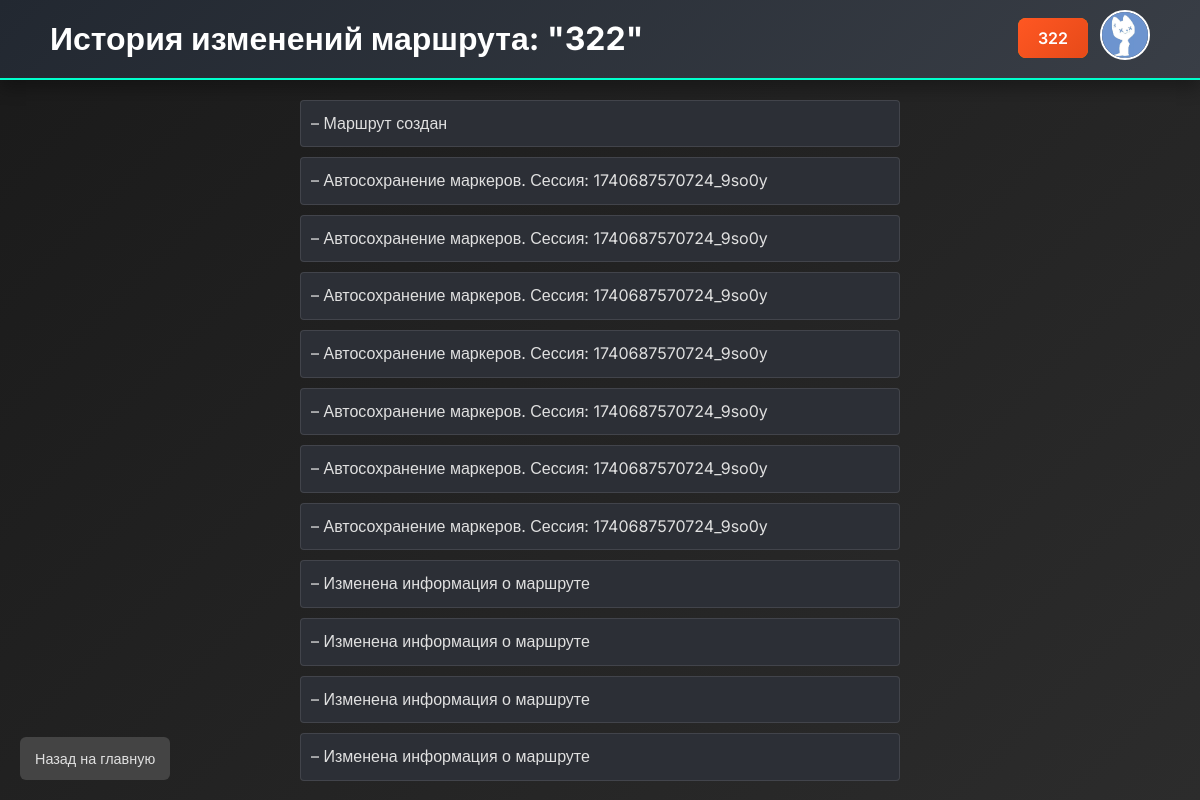
Screenshot of /route/2/history (signed in) with the database file from the repository.
### app.py (models this page shows, shortened)
class Route(db.Model):
    __tablename__ = 'route'
    id = db.Column(db.Integer, primary_key=True)
    title = db.Column(db.String(100), nullable=False)
    description = db.Column(db.Text)
    is_private = db.Column(db.Boolean, default=False)
    moderated = db.Column(db.Boolean, default=False)
    user_id = db.Column(db.Integer, db.ForeignKey('user.id'))
    photos = db.relationship('Photo', backref='route', lazy=True)
    comments = db.relationship('Comment', backref='route', lazy=True)
    changes = db.relationship('ChangeHistory', backref='route', lazy=True)
    landmarks = db.relationship('Landmark', backref='route', lazy=True)
    points = db.Column(db.Text, nullable=True)
    allMarkers = db.Column(db.Text, nullable=True)
    ratings = db.relationship('Rating', backref='route', lazy='dynamic')

class User(db.Model, UserMixin):
    id = db.Column(db.Integer, primary_key=True)
    username = db.Column(db.String(50), unique=True, nullable=False)
    password = db.Column(db.String(200), nullable=False)
    avatar_url = db.Column(db.String(300))
    is_moderator = db.Column(db.Boolean, default=False)

class ChangeHistory(db.Model):
    id = db.Column(db.Integer, primary_key=True)
    change_desc = db.Column(db.Text)
    route_id = db.Column(db.Integer, db.ForeignKey('route.id'))
    session = db.Column(db.String(100), nullable=True)

### app.py (the view)
@app.route('/route/<int:route_id>/history')
@login_required
def route_history(route_id):
    route = Route.query.get_or_404(route_id)
    if route.user_id != current_user.id:
        flash("У вас нет доступа к просмотру истории этого маршрута")
        return redirect(url_for('index'))
    histories = route.changes
    return render_template('history.html', route=route, histories=histories)

### app.py (called while the page is built)
@login_manager.user_loader
def load_user(user_id):
    return User.query.get(int(user_id))

### templates/history.html (shortened to what this page needs)
<!DOCTYPE html>
<html lang="ru">
<head>
  <link rel="stylesheet" href="{{ url_for('static', filename='css/styles.css') }}">
</head>
<body>
  <header>
    <div class="header-container">
      <div class="site-title">
        <h1>История изменений маршрута: "{{ route.title }}"</h1>
      </div>
      <div class="user-actions">
        {% if current_user.is_authenticated %}
          <div class="user-info">
            <div class="user-details">
              <a class="profile-link" href="{{ url_for('user_profile', user_id=current_user.id) }}">{{ current_user.username }}</a>
            </div>
            <div class="avatar">
              {% if current_user.avatar_url %}
                <img src="{{ current_user.avatar_url }}" alt="Аватар">
              {% else %}
                <img src="{{ url_for('static', filename='images/default-avatar.png') }}" alt="Аватар">
              {% endif %}
            </div>
          </div>
        {% else %}
          <a class="login-btn" href="{{ url_for('login') }}">Войти</a>
        {% endif %}
      </div>
    </div>
  </header>
  {% if histories %}
  <ul class="history-list">
    {% for history in histories %}
      <li>– {{ history.change_desc }}</li>
    {% endfor %}
  </ul>
{% else %}
  <p>История изменений отсутствует.</p>
{% endif %}
  <a class="back btn" href="{{ url_for('index') }}">Назад на главную</a>
</body>
</html>

### static/css/styles.css (style rules this page uses)
* { margin: 0; padding: 0; box-sizing: border-box; }
body { font-family: 'Inter', sans-serif; background: linear-gradient(135deg, #1a1a1a, #2c2c2c); color: #e0e0e0; line-height: 1.6; }
header { background: linear-gradient(135deg, #222831, #393e46); color: #fff; padding: 10px 0 10px 0; box-shadow: 0 8px 16px rgba(0, 0, 0, 0.3); border-bottom: 2px solid #00ffcc; }
.user-info { display: flex; justify-content: flex-start; align-items: center; gap: 12px; }
.header-container { display: flex; justify-content: space-between; align-items: center; max-width: 1100px; margin: 0 auto; }
.site-title { display: flex; justify-content: flex-start; align-items: center; gap: 12px; }
.create-route-btn, .profile-link, .login-btn { background: linear-gradient(135deg, #ff5722, #e64a19); color: #fff; padding: 10px 20px; border-radius: 8px; text-decoration: none; font-weight: 600; transition: background 0.3s, transform 0.3s, box-shadow 0.3s; }
.profile-link, .login-btn { background-color: #ff8c00; color: #fff; padding: 10px 20px; border-radius: 8px; text-decoration: none; font-weight: 600; transition: background-color 0.2s, transform 0.2s, box-shadow 0.2s; }
.avatar img { width: 50px; height: 50px; border-radius: 50%; object-fit: cover; border: 2px solid #fff; transition: transform 0.2s; }
.btn { display: inline-block; background-color: #228b22; color: #fff; border: none; padding: 8px 12px; border-radius: 8px; margin: 5px; cursor: pointer; font-size: 0.9em; transition: background-color 0.2s, transform 0.2s, box-shadow 0.2s; }
.back.btn { position: fixed; bottom: 15px; left: 15px; background: #444; color: #e0e0e0; padding: 10px 15px; border-radius: 6px; font-size: 0.9em; text-decoration: none; z-index: 1000; transition: background 0.2s, transform 0.2s; }
.history-list { margin: 20px auto; max-width: 600px; padding: 0; list-style: none; }
.history-list li { background: #2c2f36; padding: 10px; margin-bottom: 10px; border-radius: 4px; border: 1px solid rgba(255, 255, 255, 0.1); color: #e0e0e0; }

### rows the page displays
Route: title "322"
User: username "322"
ChangeHistory: change_desc "Маршрут создан"
ChangeHistory: change_desc "Автосохранение маркеров. Сессия: 1740687570724_9so0y"
ChangeHistory: change_desc "Автосохранение маркеров. Сессия: 1740687570724_9so0y"
ChangeHistory: change_desc "Автосохранение маркеров. Сессия: 1740687570724_9so0y"
ChangeHistory: change_desc "Автосохранение маркеров. Сессия: 1740687570724_9so0y"
ChangeHistory: change_desc "Автосохранение маркеров. Сессия: 1740687570724_9so0y"
ChangeHistory: change_desc "Автосохранение маркеров. Сессия: 1740687570724_9so0y"
ChangeHistory: change_desc "Автосохранение маркеров. Сессия: 1740687570724_9so0y"
ChangeHistory: change_desc "Изменена информация о маршруте"
ChangeHistory: change_desc "Изменена информация о маршруте"
ChangeHistory: change_desc "Изменена информация о маршруте"
ChangeHistory: change_desc "Изменена информация о маршруте"
